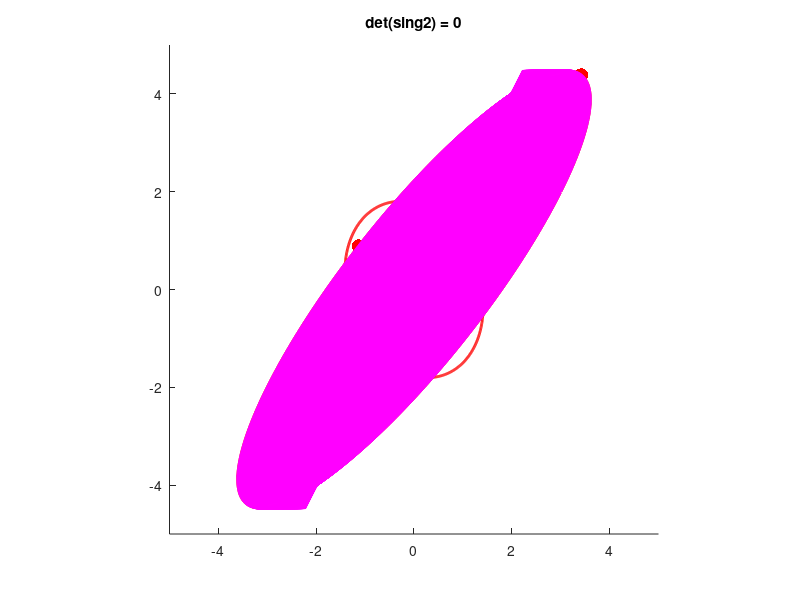

Reproduce this figure in MATLAB.
clear all;close all;clc

%{

Visualizing eigenvectors in the plane

%}
%{

We're going to see how multiplying a vector by 
a matrix is the same thing as moving a point 

For instance, 
%}

%This matrix
M = [1 -1;1 3/2];

%tells this point
startPoint = [1; 0];

%to go here
endPoint = M*startPoint; %via multiplication by M.

% Let's look.
scatter(startPoint(1),startPoint(2),100,'b','filled')
hold on
scatter(endPoint(1),endPoint(2),100,'r','filled')
axis equal
axis([-2 2 -2 2])


%%
% Whereas this matrix
difrntMtx = rand(2,2);

% tells the same point to go somewhere else...with a VERY 
% high probability. It might be that [0 -1;1 0] = rand(2,2)
% here. Anyway...

newPoint = difrntMtx*startPoint;


% Take a look

hold on
scatter(newPoint(1),newPoint(2),100,'c','filled')


%%

%{
Let's make the unit cricle, S_2 (or "the unit sphere in R^2" 
if you're mathy, hence the name S_2). We can do this by 
taking the real and imaginary values of the complex exponential. 
Below, we write "i" as the the imaginary unit, sqrt(-1). 
We can do that easily by using 
Euler's formula:

        e^(i*t) = cos(t) + i*sin(t)         ...if this isn't familiar:
                                            http://en.wikipedia.org/wiki/Euler's_formula
                                    

Think about what's gonna happen when we take t from 0 to 2*pi.
When t = 0, we have

        e^(0) = cos(0) + i*sin(0)
              =   1    + i*0

So taking the real and imaginary parts of e^(i*t) as our
x and y axes, we get

                x=Real    y=Imag

        e^(0) = cos(0) + i*sin(0)
              =   1    + i*0

                x = 1    y = 0


Then as t gets bigger, we trace around the unit circle 
counterclockwise until t = 2*pi and we've traced out one
full circle. Doing this gives us something called a 
"parametrized curve." Feel free to google that. 

How do we know that it traces the unit circle? Well,
what's the length of a vector in the plane that has 
coordinates x = cos(t) and y = sin(t)?

Let v = [cos(t) ; sin(t)]. Since the length of v is 
given by

        |v| = cos(t)^2 + sin(t)^2
            = 1

for every t, we can see that taking the real and 
imaginary parts of e^(i*t) as our x and y coordinates
will always have length 1. Therefore, v = [cos(t);sin(t)]
is on the unit circle. 

Check it out:
%}
%%
t = 0:0.01:2*pi;    %The interval [0, 2*pi] chopped into 
                    %1/100ths

% Throw [0, 2*pi] into the complex exponential e^(i*pi)
theSquareRootOfNegativeOne = complex(0,1);
e_super_it = exp(theSquareRootOfNegativeOne*t);

% Get your x's
xCoords = real(e_super_it);

% Get your y's
yCoords = imag(e_super_it);


%{
In order to simplify calculations, we'll throw
all of the points of the unit sphere into our matrix,
appropriately named
%}

S2 = [xCoords;yCoords];


% Plot 'em
plot(S2(1,:),S2(2,:),'-b','LineWidth',2)
axis equal


%% 

% Let's see what our original matrix M does to the
% unit circle

imageOfS2underM = M*S2;
plot(imageOfS2underM(1,:),imageOfS2underM(2,:),'-r','LineWidth',2);


%%

% how about the random matrix?
imageOfS2underRnd = difrntMtx*S2;
plot(imageOfS2underRnd(1,:),imageOfS2underRnd(2,:),'-c','LineWidth',2);


%% 
% You can run this block to get more
difrntMtx = rand(2,2);
imageOfS2underRnd = difrntMtx*S2;
plot(imageOfS2underRnd(1,:),imageOfS2underRnd(2,:),'-c','LineWidth',2);

%%

close all
plot(S2(1,:),S2(2,:),'-b','LineWidth',2);
axis([-1.2 1.2 -1.2 1.2])
axis equal
hold on
%%
singularMatrix = [.473 .172; .946 .344];

checkIt = det(singularMatrix);

display(['the determinant of our singular matrix is: ' num2str(checkIt)])
display(['and this machine can only calculate to   :  ' num2str(eps)])


% So what does a singular matrix do to S2?

imOfS2Sing = singularMatrix*S2;
plot(imOfS2Sing(1,:),imOfS2Sing(2,:),'-m','LineWidth',2);


%%
close all
%Let's start with a matrix, A, find its eigenvectors, and plot
%them on the unit circle.

A = [3 2;2 4];

[V D] = eigs(A)

plot(S2(1,:),S2(2,:),'-b','LineWidth',2);
axis([-5 5 -5 5])
axis equal
hold on

%% 
%Now we'll see where A maps the unit circle

imgOfS2uA = A*S2;
plot(imgOfS2uA(1,:),imgOfS2uA(2,:),'-r','LineWidth',2);

%%
%Since they're eigenvectors, we know where they'll go,
%but we'll plot them anyway

eigVec1uA = A*V(:,1);
eigVec2uA = A*V(:,2);
scatter(eigVec1uA(1,1),eigVec1uA(2,1),100,'r','filled');
scatter(eigVec2uA(1,1),eigVec2uA(2,1),100,'r','filled');

%%

%%
close all

k = 3:-0.01:1;

for i = 1:length(k)

sing2 = [k(i) 2;2 4];
detS = det(sing2);
sing2S = sing2*S2;
plot(sing2S(1,:),sing2S(2,:),'-m','LineWidth',2);
axis equal
title(['det(sing2) = ' num2str(detS)])
getframe;

end











































